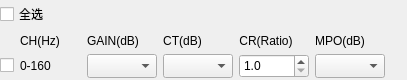
<?xml version="1.0" encoding="UTF-8"?>
<ui version="4.0">
 <class>CWDRCItemWidget</class>
 <widget class="QWidget" name="CWDRCItemWidget">
  <property name="geometry">
   <rect>
    <x>0</x>
    <y>0</y>
    <width>407</width>
    <height>80</height>
   </rect>
  </property>
  <property name="sizePolicy">
   <sizepolicy hsizetype="Preferred" vsizetype="Fixed">
    <horstretch>0</horstretch>
    <verstretch>0</verstretch>
   </sizepolicy>
  </property>
  <property name="windowTitle">
   <string>Form</string>
  </property>
  <layout class="QHBoxLayout" name="horizontalLayout_5">
   <property name="leftMargin">
    <number>0</number>
   </property>
   <property name="topMargin">
    <number>0</number>
   </property>
   <property name="rightMargin">
    <number>0</number>
   </property>
   <property name="bottomMargin">
    <number>0</number>
   </property>
   <item>
    <layout class="QHBoxLayout" name="horizontalLayout_2">
     <item>
      <layout class="QVBoxLayout" name="verticalLayout">
       <item>
        <widget class="QWidget" name="widget" native="true">
         <property name="sizePolicy">
          <sizepolicy hsizetype="Fixed" vsizetype="Fixed">
           <horstretch>0</horstretch>
           <verstretch>0</verstretch>
          </sizepolicy>
         </property>
         <layout class="QHBoxLayout" name="horizontalLayout_4">
          <property name="spacing">
           <number>0</number>
          </property>
          <property name="leftMargin">
           <number>0</number>
          </property>
          <property name="topMargin">
           <number>0</number>
          </property>
          <property name="rightMargin">
           <number>0</number>
          </property>
          <property name="bottomMargin">
           <number>0</number>
          </property>
          <item>
           <widget class="QCheckBox" name="ChannelSelectcheckBox">
            <property name="sizePolicy">
             <sizepolicy hsizetype="Fixed" vsizetype="Fixed">
              <horstretch>0</horstretch>
              <verstretch>0</verstretch>
             </sizepolicy>
            </property>
            <property name="focusPolicy">
             <enum>Qt::NoFocus</enum>
            </property>
            <property name="text">
             <string>全选</string>
            </property>
           </widget>
          </item>
         </layout>
        </widget>
       </item>
       <item>
        <layout class="QGridLayout" name="gridLayout_2">
         <item row="1" column="0">
          <widget class="QWidget" name="widget_2" native="true">
           <property name="sizePolicy">
            <sizepolicy hsizetype="Fixed" vsizetype="Fixed">
             <horstretch>0</horstretch>
             <verstretch>0</verstretch>
            </sizepolicy>
           </property>
           <layout class="QHBoxLayout" name="horizontalLayout_3">
            <property name="spacing">
             <number>0</number>
            </property>
            <property name="leftMargin">
             <number>0</number>
            </property>
            <property name="topMargin">
             <number>0</number>
            </property>
            <property name="rightMargin">
             <number>0</number>
            </property>
            <property name="bottomMargin">
             <number>0</number>
            </property>
            <item>
             <widget class="QCheckBox" name="ChannelSinglecheckBox">
              <property name="sizePolicy">
               <sizepolicy hsizetype="Fixed" vsizetype="Fixed">
                <horstretch>0</horstretch>
                <verstretch>0</verstretch>
               </sizepolicy>
              </property>
              <property name="focusPolicy">
               <enum>Qt::NoFocus</enum>
              </property>
              <property name="text">
               <string/>
              </property>
             </widget>
            </item>
           </layout>
          </widget>
         </item>
         <item row="1" column="5">
          <widget class="QComboBox" name="WDRC_MPOBox">
           <property name="sizePolicy">
            <sizepolicy hsizetype="Fixed" vsizetype="Fixed">
             <horstretch>0</horstretch>
             <verstretch>0</verstretch>
            </sizepolicy>
           </property>
           <property name="minimumSize">
            <size>
             <width>70</width>
             <height>24</height>
            </size>
           </property>
           <property name="maximumSize">
            <size>
             <width>70</width>
             <height>24</height>
            </size>
           </property>
          </widget>
         </item>
         <item row="1" column="1">
          <widget class="QLabel" name="checkbox_label">
           <property name="sizePolicy">
            <sizepolicy hsizetype="Fixed" vsizetype="Fixed">
             <horstretch>0</horstretch>
             <verstretch>0</verstretch>
            </sizepolicy>
           </property>
           <property name="minimumSize">
            <size>
             <width>60</width>
             <height>0</height>
            </size>
           </property>
           <property name="text">
            <string>0-160</string>
           </property>
           <property name="alignment">
            <set>Qt::AlignLeading|Qt::AlignLeft|Qt::AlignVCenter</set>
           </property>
          </widget>
         </item>
         <item row="1" column="2">
          <widget class="QComboBox" name="WDRCGainBox">
           <property name="sizePolicy">
            <sizepolicy hsizetype="Fixed" vsizetype="Fixed">
             <horstretch>0</horstretch>
             <verstretch>0</verstretch>
            </sizepolicy>
           </property>
           <property name="minimumSize">
            <size>
             <width>70</width>
             <height>24</height>
            </size>
           </property>
           <property name="maximumSize">
            <size>
             <width>70</width>
             <height>24</height>
            </size>
           </property>
          </widget>
         </item>
         <item row="1" column="4">
          <widget class="QDoubleSpinBox" name="WDRC_CRSpinBox">
           <property name="sizePolicy">
            <sizepolicy hsizetype="Fixed" vsizetype="Fixed">
             <horstretch>0</horstretch>
             <verstretch>0</verstretch>
            </sizepolicy>
           </property>
           <property name="minimumSize">
            <size>
             <width>70</width>
             <height>24</height>
            </size>
           </property>
           <property name="maximumSize">
            <size>
             <width>70</width>
             <height>24</height>
            </size>
           </property>
           <property name="decimals">
            <number>1</number>
           </property>
           <property name="minimum">
            <double>1.000000000000000</double>
           </property>
           <property name="maximum">
            <double>4.000000000000000</double>
           </property>
           <property name="singleStep">
            <double>0.100000000000000</double>
           </property>
          </widget>
         </item>
         <item row="1" column="3">
          <widget class="QComboBox" name="WDRC_CTBox">
           <property name="sizePolicy">
            <sizepolicy hsizetype="Fixed" vsizetype="Fixed">
             <horstretch>0</horstretch>
             <verstretch>0</verstretch>
            </sizepolicy>
           </property>
           <property name="minimumSize">
            <size>
             <width>70</width>
             <height>24</height>
            </size>
           </property>
           <property name="maximumSize">
            <size>
             <width>70</width>
             <height>24</height>
            </size>
           </property>
          </widget>
         </item>
         <item row="0" column="1">
          <widget class="QLabel" name="label_CH">
           <property name="sizePolicy">
            <sizepolicy hsizetype="Fixed" vsizetype="Fixed">
             <horstretch>0</horstretch>
             <verstretch>0</verstretch>
            </sizepolicy>
           </property>
           <property name="minimumSize">
            <size>
             <width>61</width>
             <height>0</height>
            </size>
           </property>
           <property name="text">
            <string>CH(Hz)</string>
           </property>
          </widget>
         </item>
         <item row="0" column="2">
          <widget class="QLabel" name="label_Gain">
           <property name="sizePolicy">
            <sizepolicy hsizetype="Fixed" vsizetype="Fixed">
             <horstretch>0</horstretch>
             <verstretch>0</verstretch>
            </sizepolicy>
           </property>
           <property name="text">
            <string>GAIN(dB)</string>
           </property>
           <property name="alignment">
            <set>Qt::AlignCenter</set>
           </property>
          </widget>
         </item>
         <item row="0" column="3">
          <widget class="QLabel" name="label_CT">
           <property name="sizePolicy">
            <sizepolicy hsizetype="Fixed" vsizetype="Fixed">
             <horstretch>0</horstretch>
             <verstretch>0</verstretch>
            </sizepolicy>
           </property>
           <property name="text">
            <string>CT(dB)</string>
           </property>
           <property name="alignment">
            <set>Qt::AlignCenter</set>
           </property>
          </widget>
         </item>
         <item row="0" column="4">
          <widget class="QLabel" name="label_CR">
           <property name="sizePolicy">
            <sizepolicy hsizetype="Fixed" vsizetype="Fixed">
             <horstretch>0</horstretch>
             <verstretch>0</verstretch>
            </sizepolicy>
           </property>
           <property name="text">
            <string>CR(Ratio)</string>
           </property>
           <property name="alignment">
            <set>Qt::AlignCenter</set>
           </property>
          </widget>
         </item>
         <item row="0" column="5">
          <widget class="QLabel" name="label_MPO">
           <property name="sizePolicy">
            <sizepolicy hsizetype="Fixed" vsizetype="Preferred">
             <horstretch>0</horstretch>
             <verstretch>0</verstretch>
            </sizepolicy>
           </property>
           <property name="text">
            <string>MPO(dB)</string>
           </property>
           <property name="alignment">
            <set>Qt::AlignCenter</set>
           </property>
          </widget>
         </item>
        </layout>
       </item>
      </layout>
     </item>
     <item>
      <spacer name="horizontalSpacer">
       <property name="orientation">
        <enum>Qt::Horizontal</enum>
       </property>
       <property name="sizeHint" stdset="0">
        <size>
         <width>40</width>
         <height>20</height>
        </size>
       </property>
      </spacer>
     </item>
    </layout>
   </item>
  </layout>
 </widget>
 <resources/>
 <connections/>
</ui>
